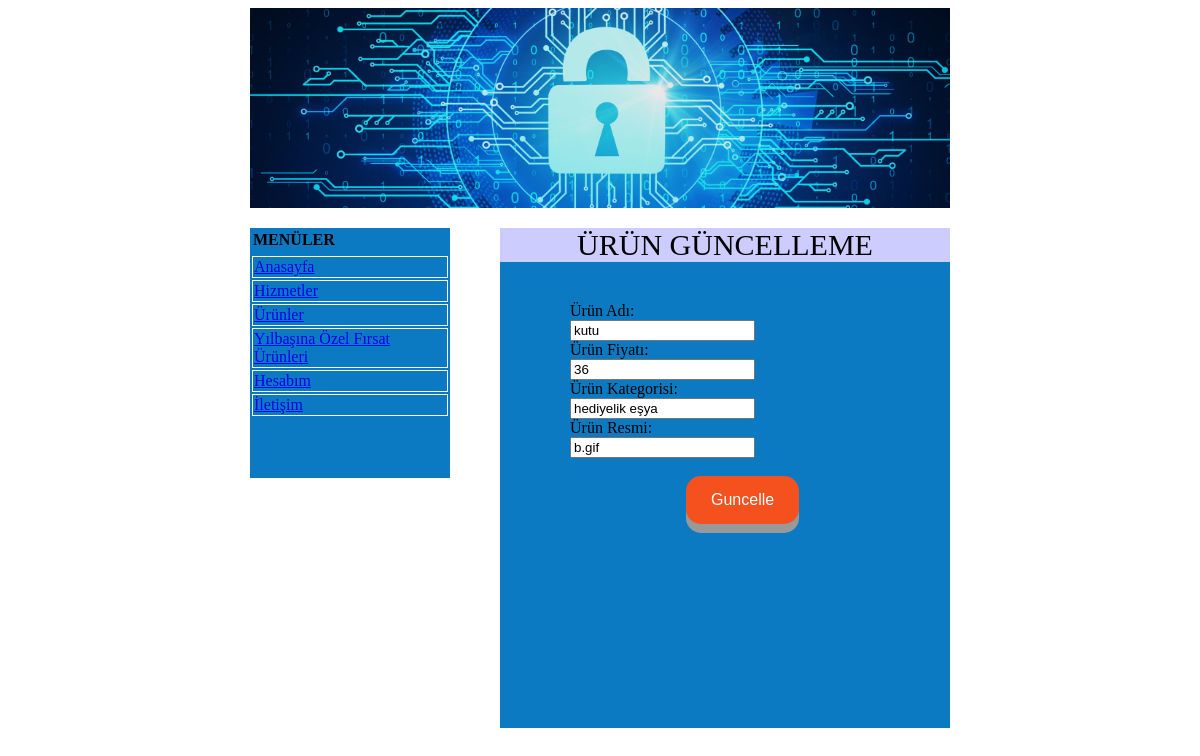
/PhpWebUygulama/guncele.php?guncellenecekId=2, run on the app's committed database.
### tables this page shows
CREATE TABLE `magaza` (
  `katId` int(35) NOT NULL,
  `katAdi` varchar(35) NOT NULL,
  `urunAdi` varchar(35) NOT NULL,
  `urunFiyat` int(35) NOT NULL,
  `urunResim` varchar(35) NOT NULL
);

### PhpWebUygulama/guncele.php (the view, shortened to what this page needs)
<!DOCTYPE html>
<html>
<head>
<link rel="stylesheet" type="text/css" href="stil.css">
</head>
<body>
<div id="genel2">
<div id="ust">
<img src="images/loginHeader.jpg" width="700px" height="200px"/>
</div>
<div id="adminSol">
            <table class="auto-style7">
                <tr>
                    <td><strong>MENÜLER</strong></td>
                </tr>
                <tr>
                    <td class="auto-style8"></td>
                </tr>
                <tr>
                    <td style="border: thin solid #FFFFFF"><a href="Kategorilerr.aspx">Anasayfa</a> </td>
                </tr>
                <tr>
                    <td style="border: thin solid #FFFFFF"><a href="Yemeklerr.aspx">Hizmetler</a></td>
                </tr>
                <tr>
                    <td style="border: thin solid #FFFFFF"><a href="Yorumlarr.aspx">Ürünler</a></td>
                </tr>
                <tr>
                    <td class="auto-style9" style="border: thin solid #FFFFFF"><a href="AdminMesajlar.aspx">Yılbaşına Özel Fırsat Ürünleri</a></td>
                </tr>
                <tr>
                    <td style="border: thin solid #FFFFFF"><a href="GununYemegiAdmin.aspx">Hesabım</a></td>
                </tr>
                <tr>
                    <td style="border: thin solid #FFFFFF"><a href="AdminTarifOneri.aspx">İletişim</a></td>
                </tr>
            </table>
        </div>
  <div id="adminSag">
  <div id=adminSagBaslik3>ÜRÜN GÜNCELLEME</div>
<div id="ekleDuzen">
<?php
$gelenId=$_GET["guncellenecekId"];
	 $servername="localhost";
	 $username="root";
	 $password="";
	 $dbname="webproje";
	 $conn=mysqli_connect($servername,$username,$password,$dbname);
	 	 $sql="SELECT * FROM magaza WHERE katId=$gelenId";
		 $sonuc= mysqli_query($conn, $sql);
		 if(mysqli_num_rows($sonuc)>0)
	while($cek= mysqli_fetch_assoc($sonuc)){
?>
 <form  method="post">
Ürün Adı: &nbsp&nbsp&nbsp&nbsp&nbsp&nbsp&nbsp&nbsp&nbsp&nbsp&nbsp  <input type="text" name="urun_Adi" value="<?php echo $cek['urunAdi'];?>"/><br>
Ürün Fiyatı:&nbsp&nbsp&nbsp&nbsp&nbsp&nbsp&nbsp&nbsp&nbsp <input type="text" name="urun_Fiyat" value="<?php echo $cek['urunFiyat'];?>"/><br>
Ürün Kategorisi:&nbsp&nbsp&nbsp<input type="text" name="urun_Kategori" value="<?php echo $cek['katAdi'];?>"/><br>
Ürün Resmi:&nbsp&nbsp&nbsp&nbsp&nbsp&nbsp&nbsp&nbsp&nbsp<input type="text" name="urun_Resim" value="<?php echo $cek['urunResim'];?>"/><br><br>
&nbsp&nbsp&nbsp&nbsp&nbsp&nbsp&nbsp&nbsp&nbsp&nbsp&nbsp&nbsp<input type="submit" value="Guncelle" name="guncelle" class="button">
</form>
<?php
}
?>
</div>
</div>
</div>
</body>
</html>

### PhpWebUygulama/stil.css (style rules this page uses)
body { background-color:White; }
#genel2 { width:700px; height:800px; margin:0px auto; }
#ust { width:650px; height:200px; }
.auto-style7 { width: 100%; }
#adminSol { width:200px; height:250px; background-color:#0c7ac3; float:left; margin-top:20px; }
#adminSag { width:450px; height:500px; background-color:#0c7ac3; float:left; margin-left:50px; margin-top:20px; }
#adminSagBaslik3 { font-size:30px; text-align:center; margin-bottom:40px; background-color:#CCCCFF; }
#ekleDuzen { width:300px; height:190px; float:left; margin-left:70px; }
.button { display: inline-block; padding: 15px 25px; font-size: 16px; cursor: pointer; text-align: center; text-decoration: none; outline: none; color: #fff; background-color:#f4511e; border: none; border-radius: 15px; box-shadow: 0 9px #999; margin-bottom:10px; }

### data on the page
magaza: urun_Adi "kutu", urun_Fiyat "36", urun_Kategori "hediyelik eşya", urun_Resim "b.gif"
